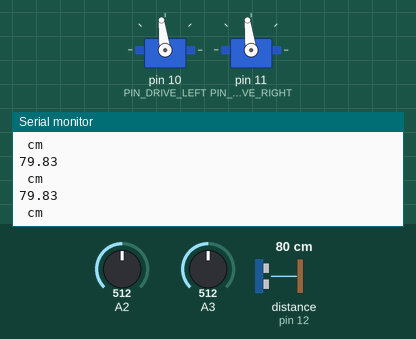
Simulated run of this sketch. Board: Arduino Uno, built with avr-gcc and run on an emulated ATmega328P. Parts: 2 × servo, the last lines printed to the serial monitor. Wiring (inferred from the names in the program): ultrasonic range finder: trigger pin 13; echo pin 12. Inputs (shaded band) come from the test bench; at power-on: distance to the obstacle (sensor on pin 12) 80 cm, A2 = 512, A3 = 512. The echo pulse lasts 58.3 µs per cm.

Above: at 1.5 s.
1.6 s: distance to the obstacle (sensor on pin 12) set to 196 cm
At 1.82 s:
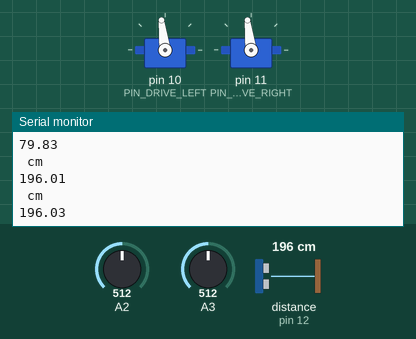
3.1 s: distance to the obstacle (sensor on pin 12) set to 203 cm
At 3.28 s:
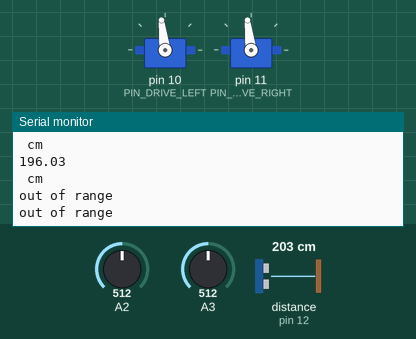
Timing chart, 0 to 6.1 s (numbered marks = the images above; inputs shaded):
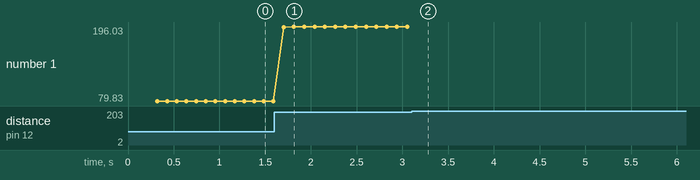

The sketch:

code.ino
```cpp
// Libraries must be included first
#include <Servo.h>

#include "Arduino.h"
#include "color_sensor.h"
#include "drivetrain.h"
#include "sonar.h"

#define PIN_DRIVE_LEFT 10
#define PIN_DRIVE_RIGHT 11
#define PIN_ENCODER_PR_LEFT 2
#define PIN_ENCODER_PR_RIGHT 3
#define PIN_LINETRACKER_PR_LEFT 1
#define PIN_LINETRACKER_PR_RIGHT 0
#define PIN_IR_RECEIVER 9
#define TRIG_PIN 13
#define ECHO_PIN 12
Drivebase drivetrain(PIN_DRIVE_LEFT, PIN_DRIVE_RIGHT, PIN_ENCODER_PR_LEFT, PIN_ENCODER_PR_RIGHT);
LineFollower follower(PIN_LINETRACKER_PR_LEFT, PIN_LINETRACKER_PR_RIGHT);
SonarSensor range(TRIG_PIN, ECHO_PIN);

void setup() {
  Serial.begin(9600);
  drivetrain.Zero(97, 97);
  // Calibrate the encoders
  drivetrain.Calibrate();
}

void loop() {
    //follower.followLine(drivetrain);
    float dist=range.getDist();
    Serial.println();
    if(dist==-1)
    {
      Serial.println("out of range");
    }
    else
    {
      Serial.println(dist);
      Serial.println(" cm");
    }
    delay(100);
}
```

color_sensor.h
```cpp
#define COLOR_BLACK 0
#define COLOR_DARKGRAY 85
#define COLOR_LIGHTGRAY 170
#define COLOR_WHITE 255

#include "Arduino.h"
#include "drivetrain.h"

class AnalogInput {
public:
  AnalogInput(int pin) : pin(pin) {}
  ~AnalogInput() {}
  int Read() {
    return analogRead(pin);
  }
private:
  int pin;
};

class LineFollower//5V to photoresistor to 3000ohm resistor, input between
{
public:
  LineFollower(int leftPin, int rightPin) : left(leftPin), right(rightPin) {}
  int ReadLeftColor() {
    int val = left.Read();
    if (val < 70) {
      return COLOR_BLACK;
//    } else if (val < 120) {
//      return COLOR_DARKGRAY;
//    } else if (val < 190) {
//      return COLOR_LIGHTGRAY;
    } else {
      return COLOR_WHITE;
    }
  }
  int ReadRightColor() {
    int val = right.Read();
    Serial.print(val);
    Serial.print(" ");
    if (val < 70) {
      return COLOR_BLACK;
//    } else if (val < 120) {
//      return COLOR_DARKGRAY;
//    } else if (val < 120) {
//      return COLOR_LIGHTGRAY;
    } else {
      return COLOR_WHITE;
    }
  }
  int ReadLeft() {
    return left.Read();
  }
  int ReadRight() {
    return right.Read();
  }
  void followLine(Drivebase drivetrain)
  {
    bool L = ReadLeftColor() != COLOR_WHITE;
    bool R = ReadRightColor() != COLOR_WHITE;
    if(L&&!R)
    {
      turnL=true;
      isOff=true;
    }
    if(R&&!L)
    {
      turnL=false;
      isOff=true;
    }
    if(R&&L)
    {
      isOff=true;
      turnL=!turnL;
    }
    if(!R&&!L)
    {
      drivetrain.TankDrive(1, 1);
      isOff=false;
    }
    if(isOff)
    {
      if(turnL) drivetrain.TankDrive(-.5, 1);
      else drivetrain.TankDrive(1, -.5);
    }
  }
private:
  AnalogInput left, right;
  bool isOff=false;
  bool turnL;
  bool straight;
};
```

drivetrain.h
```cpp
#ifndef DRIVETRAIN_INCLUDED
#define DRIVETRAIN_INCLUDED

#include "Arduino.h"
#include "encoder.h"
class Drivebase
{
private:
  Servo left;
  Servo right;
  Encoder leftEncoder;
  Encoder rightEncoder;
  int zeroL, zeroR;
public:
  Drivebase() {
    zeroL = zeroR = 90;
  }
  Drivebase(int leftPin, int rightPin, int leftEncoderPin, int rightEncoderPin) {
    left.attach(leftPin);
    right.attach(rightPin);
    leftEncoder.SetPin(leftEncoderPin);
    rightEncoder.SetPin(rightEncoderPin);
    zeroL = zeroR = 90;
  }
  void Zero(int leftZero, int rightZero) {
    zeroL = leftZero;
    zeroR = rightZero;
  }
  void SetPins(int leftPin, int rightPin, int leftEncoderPin, int rightEncoderPin) {
    left.attach(leftPin);
    right.attach(rightPin);
    leftEncoder.SetPin(leftEncoderPin);
    rightEncoder.SetPin(rightEncoderPin);
  }
  void TankDrive(float leftInp, float rightInp) {
    float leftPower = leftInp * 7 + zeroL;
    float rightPower = -rightInp * 7 + zeroR;
    left.write(leftPower);
    right.write(rightPower);
    leftEncoder.Update(leftPower > 0);
    rightEncoder.Update(rightPower > 0);
  }
  int LeftClicks() {
    return leftEncoder.GetClicks();
  }
  int RightClicks() {
    return rightEncoder.GetClicks();
  }
  void Calibrate() {
    for (int i = 0; i < 500; i++) {
      rightEncoder.Calibrate(); leftEncoder.Calibrate();
      TankDrive(1, 1);
    }
    TankDrive(0, 0);
  }
};

#endif
```

encoder.h
```cpp
#include <Arduino.h>
#define ENCODER_THRESHOLD 40
class Encoder {
private:
  int minValue;
  int maxValue;
  int pin;
  int clicks;
  bool wasTriggered;
  int lastValue;
  int cCounter;
public:
  Encoder() {
    pin = 0;
    minValue = maxValue = cCounter = 0;
    lastValue = analogRead(pin);
  }
  Encoder(int npin) {
    pin = npin;
    minValue = maxValue = cCounter = 0;
    lastValue = analogRead(pin);
  }
  void SetPin(int npin) {
    pin = npin;
  }
  int GetClicks() {
    return clicks;
  }
  void Update(bool forward) {
//    Serial.println(wasTriggered);
    if (!wasTriggered && analogRead(pin) > ((minValue + maxValue) / 2)) {
      clicks += (forward ? 1 : -1);
    }
    wasTriggered = analogRead(pin) > ((minValue + maxValue) / 2);
  }
  bool Calibrate() {
    cCounter++;
    int val = analogRead(pin);
    minValue = val < minValue ? val : minValue;
    maxValue = val > maxValue ? val : maxValue;
    return cCounter > 500;
  }
};
```

sonar.h
```cpp
#include <Arduino.h>
class SonarSensor
{
private:
  int trig, echo;
public:
  SonarSensor(int trigPin, int echoPin) : trig(trigPin), echo(echoPin)
  {
    pinMode(trig, OUTPUT);
    pinMode(echo, INPUT);
  }
  float getDist()//gets distance, in centimeters
  {
    float duration, distance;
    digitalWrite(trig, LOW);
    delayMicroseconds(2);
    digitalWrite(trig, HIGH);
    delayMicroseconds(10);
    digitalWrite(trig, LOW);
    duration = pulseIn(echo, HIGH);
    distance = (duration/2) / 29.1;
    if (distance >= 200 || distance <= 0){
      return -1;
    }
    else {
      return distance;
    }
  }
};
```

Measured:
- the behaviour switches between 199 and 200 cm on distance to the obstacle (sensor on pin 12) (found by bisection; images 1 and 2)
- after the input at 1.6 s, the serial monitor: prints a new line after 0.10 s (image 1)
- after the input at 3.1 s, the serial monitor: prints a new line after 0.06 s (image 2)
- plotted number 1: 79.83 → 196.03 after the input at 1.6 s
